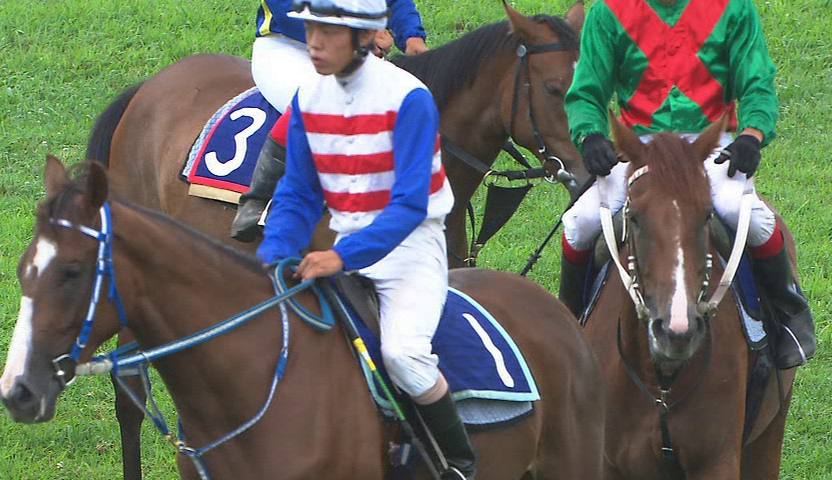
#> input picture DS_tools/Left-above-downsampling/RaceHorses_832x480_30.png, 832 x 480 px; its folder holds 2 pictures in this run
$ python Leftabove_downsampling.py
#> lines starting #> are read from the running program, lines starting #| are printed output that depends on the picture
from PIL import Image
import cv2
import numpy as np
import glob

# 파일명의 형식 : 파일이름_size_qp.png

DS_folder='./Left-above-downsampling/*'

for i, org in enumerate(glob.glob(DS_folder)):
    filename = org.split('_')
    print(filename)
    img = cv2.imread(org)
#> img is the input picture: shape (480, 832, 3); mean B, G, R 96.9, 109.3, 104.1
    resize_img = []
    for j, img_row in enumerate(img):
        resize_row = []
        if j % 2 != 0:
            continue
        for k, pixel in enumerate(img_row):
            if k % 2 == 0:
                resize_row.append(pixel)
        resize_img.append(resize_row)
#> after the loop, resize_img = 240 items
    resize_img = np.array(resize_img)
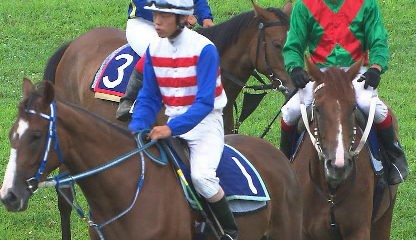
#> resize_img: shape (240, 416, 3); mean of channels 0, 1, 2 96.9, 109.4, 104.2; drawn as B, G, R
    print(resize_img.shape)
#| (240, 416, 3)
    cv2.imwrite('{}_{}_{}_DS.png'.format(filename[0],filename[1],filename[2][:-4]),resize_img)
